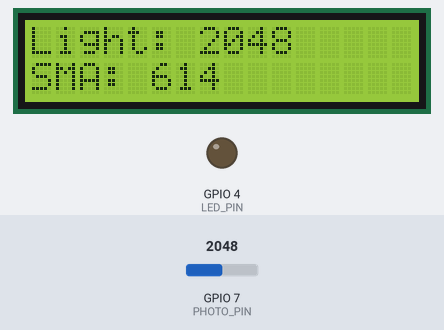
The sketch below on a simulated ESP32-S3. Shown: 16×2 character LCD, output pins drawn as LEDs (lit = HIGH). Inputs (shaded band) come from the test bench; at power-on: GPIO 7 (PHOTO_PIN) = 2048. What the sketch prints to the serial monitor is not drawn.

Above: at 1.2 s.
1.3 s: GPIO 7 (PHOTO_PIN) set to 695
At 2.1 s:
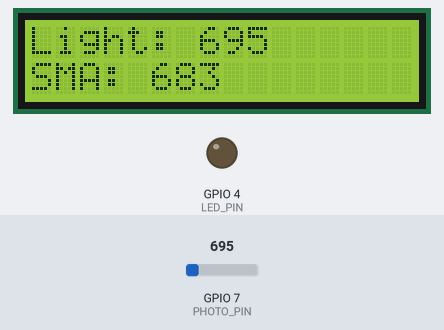
3.7 s: GPIO 7 (PHOTO_PIN) set to 583
At 4.7 s:
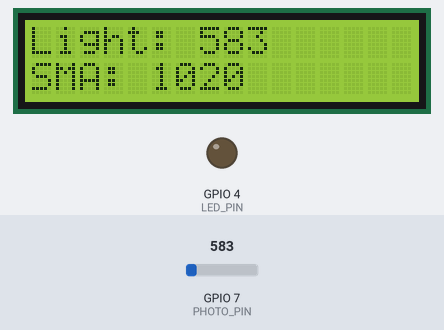
6.3 s: GPIO 7 (PHOTO_PIN) set to 491
At 7.1 s:
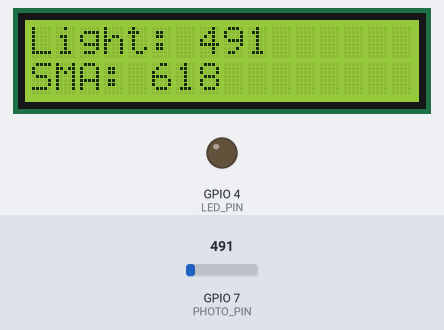
8.7 s: GPIO 7 (PHOTO_PIN) set to 260
At 11.0 s:
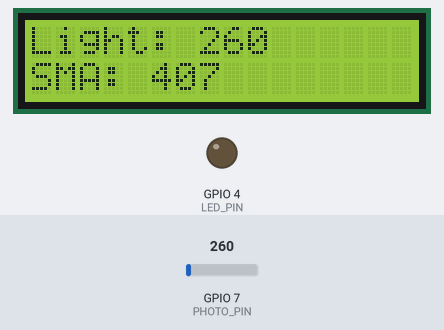
Timing chart, 0 to 12.3 s (numbered marks = the images above; inputs shaded):
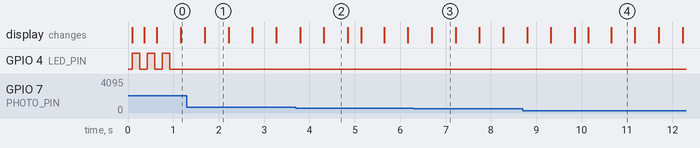

Measured:
- by itself, GPIO 4 (LED_PIN): alternates HIGH for 0.17 s and LOW for 0.17 s
- what the display in image 1 shows lasts 0.5 s, from 1.7 s to 2.2 s

The sketch:

lab4-2.ino
```cpp
/**
 * @file lab4-2_d.ino
 * @author Ruiqi Liu, Hailey Yuan, Gemini-305
 * @date 05/22/2026
 * @brief Implements a multi-core FreeRTOS application on an ESP32 that monitors ambient light.
 * * Core 0 runs two cooperative tasks: one reads the sensor and computes a 10-sample Simple Moving
 * Average (SMA), and a second displays the current reading and SMA on an I2C LCD. Core 1 runs two
 * independent tasks: one flashes an LED alarm when the SMA exceeds defined thresholds, and another
 * continuously finds and prints prime numbers up to 5000. A binary semaphore protects the shared
 * light-level data between the sensor and display tasks.
 */

// ================== Includes ==================
#include <LiquidCrystal_I2C.h>

// ================== Macros ==================
#define LED_PIN   4   ///< GPIO pin connected to the alarm LED
#define PHOTO_PIN 7   ///< GPIO pin connected to the photoresistor (analog input)

// ================== Global Variables ==================

/** Shared sensor readings written by lightDetectorTask and read by lcdTask and anomalyAlarmTask. */
volatile int lightLevel; ///< Most recent raw ADC reading from the photoresistor
volatile int SMA;        ///< 10-sample Simple Moving Average of lightLevel

/** Binary semaphore that guards lightLevel and SMA. */
SemaphoreHandle_t sema;

/** LCD object using I2C address 0x27, configured for a 16-column × 2-row display. */
LiquidCrystal_I2C lcd(0x27, 16, 2);

// ================== Functions ==================

/**
 * @brief Computes the arithmetic mean of a 10-element integer array.
 * * Used by lightDetectorTask to produce the Simple Moving Average.
 * * @param buffer Pointer to an array of exactly 10 integer ADC samples
 * * @return int The integer average (truncated, not rounded) of the 10 values
 */
int calculateAvg(int buffer[]) {
  int sum = 0;
  for (int i = 0; i < 10; i++) {
    sum += buffer[i];
  }
  return sum / 10;
}

/**
 * @brief FreeRTOS task (Core 0) that reads the photoresistor every 500 ms.
 * * Stores the value in a 10-element circular buffer, and updates the
 * global lightLevel and SMA under semaphore protection.
 * * @param arg Unused task parameter (required by FreeRTOS API)
 * * @return void (FreeRTOS tasks never return)
 */
void lightDetectorTask(void *arg) {
  int buffer[10] = {0};
  int index = 0;

  while (1) {
    int currentLight = analogRead(PHOTO_PIN);
    if (xSemaphoreTake(sema, portMAX_DELAY) == pdTRUE) {
      lightLevel = currentLight;
      buffer[index] = lightLevel;
      index = (index + 1) % 10;
      SMA = calculateAvg(buffer);
      xSemaphoreGive(sema);
    }
    vTaskDelay(500 / portTICK_PERIOD_MS);
  }
}

/**
 * @brief FreeRTOS task (Core 0) that polls the shared lightLevel and SMA.
 * * Refreshes the I2C LCD every 250 ms only when either value has changed
 * since the last update, avoiding unnecessary redraws.
 * * @param arg Unused task parameter (required by FreeRTOS API)
 * * @return void (FreeRTOS tasks never return)
 */
void lcdTask(void *arg) {
  int lastLight = -1;
  int lastSMA = -1;

  while (1) {
    int currentLight = 0;
    int currentSMA = 0;

    if (xSemaphoreTake(sema, portMAX_DELAY) == pdTRUE) {
      currentLight = lightLevel;
      currentSMA = SMA;
      xSemaphoreGive(sema);
    }

    if (currentLight != lastLight || currentSMA != lastSMA) {
      lcd.setCursor(0, 0);
      lcd.print("Light: ");
      lcd.print(currentLight);
      lcd.print("    ");

      lcd.setCursor(0, 1);
      lcd.print("SMA: ");
      lcd.print(currentSMA);
      lcd.print("    ");

      lastLight = currentLight;
      lastSMA = currentSMA;
    }

    vTaskDelay(250 / portTICK_PERIOD_MS);
  }
}

/**
 * @brief FreeRTOS task (Core 1) that monitors SMA and flashes the alarm LED.
 * * Flashes the LED 3 times in ~1 second whenever the SMA falls outside the
 * normal range (300–3800). A 2-second pause follows each burst.
 * * @param arg Unused task parameter (required by FreeRTOS API)
 * * @return void (FreeRTOS tasks never return)
 */
void anomalyAlarmTask(void *arg) {
  while (1) {
    int currentSMA = 0;

    if (xSemaphoreTake(sema, portMAX_DELAY) == pdTRUE) {
      currentSMA = SMA;
      xSemaphoreGive(sema);
    }

    if (currentSMA > 3800 || currentSMA < 300) {
      for(int i = 0; i < 3; i++) {
        digitalWrite(LED_PIN, HIGH);
        vTaskDelay(166 / portTICK_PERIOD_MS);
        digitalWrite(LED_PIN, LOW);
        vTaskDelay(166 / portTICK_PERIOD_MS);
      }
      vTaskDelay(2000 / portTICK_PERIOD_MS);
    } else {
      vTaskDelay(250 / portTICK_PERIOD_MS);
    }
  }
}

/**
 * @brief Determines whether a given integer is a prime number.
 * * @param n The integer to test (values <= 1 always return false)
 * * @return bool True if n is prime, false otherwise
 */
bool isPrime(int n) {
    if (n <= 1) return false;
    for (int i = 2; i * i <= n; i++) {
        if (n % i == 0) return false;
    }
    return true;
}

/**
 * @brief FreeRTOS task (Core 1) that prints prime numbers up to 5000.
 * * Operates independently of the semaphore. Yields 1 ms per iteration to
 * prevent starving the FreeRTOS IDLE task.
 * * @param arg Unused task parameter (required by FreeRTOS API)
 * * @return void (FreeRTOS tasks never return)
 */
void primeCalculationTask(void *arg) {
  while(1) {
    for (int n = 2; n <= 5000; n++) {
      if (isPrime(n)) {
        Serial.printf("%d ", n);
      }
      vTaskDelay(1 / portTICK_PERIOD_MS);
    }
    vTaskDelay(5000 / portTICK_PERIOD_MS);
  }
}

/**
 * @brief Standard Arduino setup function to initialize hardware, semaphores, and tasks.
 */
void setup() {
  Serial.begin(115200);

  pinMode(LED_PIN, OUTPUT);
  pinMode(PHOTO_PIN, INPUT);

  lcd.init();
  lcd.backlight();
  lcd.setCursor(0, 0);
  lcd.clear();

  sema = xSemaphoreCreateBinary();

  if (sema == NULL) {
    exit(EXIT_FAILURE);
  }

  xSemaphoreGive(sema);

  xTaskCreatePinnedToCore(lightDetectorTask, "Light Detector Task", 2048, NULL, 1, NULL, 0);
  xTaskCreatePinnedToCore(lcdTask, "LCD Task", 2048, NULL, 1, NULL, 0);
  xTaskCreatePinnedToCore(anomalyAlarmTask, "Anomaly Alarm Task", 2048, NULL, 1, NULL, 1);
  xTaskCreatePinnedToCore(primeCalculationTask, "Prime Calculation Task", 2048, NULL, 1, NULL, 1);
}

/**
 * @brief Standard Arduino loop function (Empty because FreeRTOS is handling execution).
 */
void loop() {}
```
